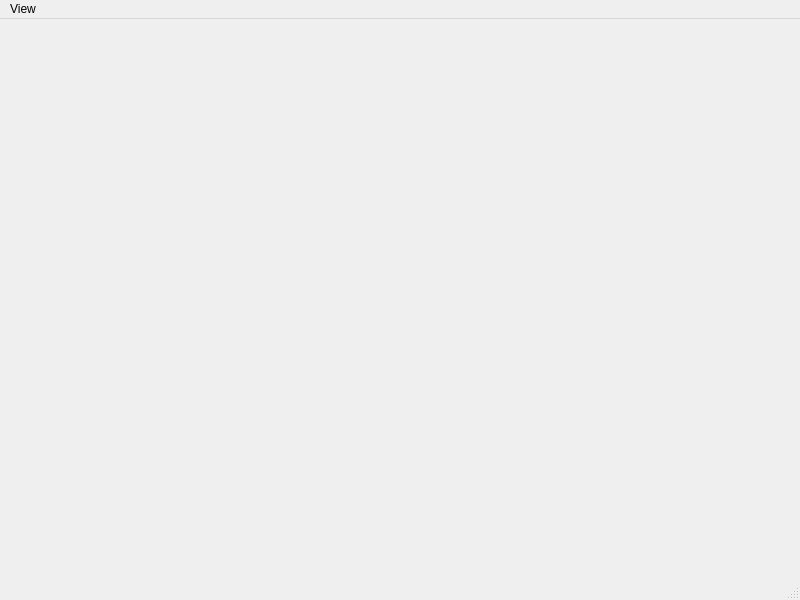
<ui version="4.0" >
 <class>MagnifierWindow</class>
 <widget class="QMainWindow" name="MagnifierWindow" >
  <property name="geometry" >
   <rect>
    <x>0</x>
    <y>0</y>
    <width>800</width>
    <height>600</height>
   </rect>
  </property>
  <property name="windowTitle" >
   <string>PPI Magnifier</string>
  </property>
  <widget class="QWidget" name="centralwidget" />
  <widget class="QMenuBar" name="menubar" >
   <property name="geometry" >
    <rect>
     <x>0</x>
     <y>0</y>
     <width>800</width>
     <height>22</height>
    </rect>
   </property>
   <widget class="QMenu" name="menuView_" >
    <property name="title" >
     <string>View</string>
    </property>
    <addaction name="actionViewZoomIn_" />
    <addaction name="actionViewZoomOut_" />
    <addaction name="actionViewPanLeft_" />
    <addaction name="actionViewPanRight_" />
    <addaction name="actionViewPanUp_" />
    <addaction name="actionViewPanDown_" />
    <addaction name="separator" />
    <addaction name="actionViewToggleShowCursorPosition_" />
    <addaction name="actionViewTogglePhantomCursor_" />
    <addaction name="actionViewToggleOutline_" />
    <addaction name="actionViewToggleToolbar_" />
   </widget>
   <addaction name="menuView_" />
  </widget>
  <widget class="QStatusBar" name="statusbar" />
  <action name="actionViewZoomIn_" >
   <property name="icon" >
    <iconset resource="../guiIcons.qrc" >:/zoomIn.png</iconset>
   </property>
   <property name="text" >
    <string>Zoom In</string>
   </property>
   <property name="toolTip" >
    <string>Increase magnification</string>
   </property>
   <property name="shortcut" >
    <string>I</string>
   </property>
  </action>
  <action name="actionViewZoomOut_" >
   <property name="icon" >
    <iconset resource="../guiIcons.qrc" >:/zoomOut.png</iconset>
   </property>
   <property name="text" >
    <string>Zoom Out</string>
   </property>
   <property name="toolTip" >
    <string>Reduce magnification</string>
   </property>
   <property name="shortcut" >
    <string>O</string>
   </property>
  </action>
  <action name="actionViewPanLeft_" >
   <property name="icon" >
    <iconset resource="../guiIcons.qrc" >:/leftArrow.png</iconset>
   </property>
   <property name="text" >
    <string>Pan Left</string>
   </property>
   <property name="shortcut" >
    <string>Left</string>
   </property>
  </action>
  <action name="actionViewPanRight_" >
   <property name="icon" >
    <iconset resource="../guiIcons.qrc" >:/rightArrow.png</iconset>
   </property>
   <property name="text" >
    <string>Pan Right</string>
   </property>
   <property name="shortcut" >
    <string>Right</string>
   </property>
  </action>
  <action name="actionViewPanUp_" >
   <property name="icon" >
    <iconset resource="../guiIcons.qrc" >:/upArrow.png</iconset>
   </property>
   <property name="text" >
    <string>Pan Up</string>
   </property>
   <property name="shortcut" >
    <string>Up</string>
   </property>
  </action>
  <action name="actionViewPanDown_" >
   <property name="icon" >
    <iconset resource="../guiIcons.qrc" >:/downArrow.png</iconset>
   </property>
   <property name="text" >
    <string>Pan Down</string>
   </property>
   <property name="shortcut" >
    <string>Down</string>
   </property>
  </action>
  <action name="actionViewToggleShowCursorPosition_" >
   <property name="checkable" >
    <bool>true</bool>
   </property>
   <property name="checked" >
    <bool>true</bool>
   </property>
   <property name="icon" >
    <iconset resource="../guiIcons.qrc" >:/showCursorPosition.png</iconset>
   </property>
   <property name="text" >
    <string>Hide Cursor Position</string>
   </property>
  </action>
  <action name="actionViewTogglePhantomCursor_" >
   <property name="checkable" >
    <bool>true</bool>
   </property>
   <property name="checked" >
    <bool>true</bool>
   </property>
   <property name="icon" >
    <iconset resource="../guiIcons.qrc" >:/phantomCursorOn.png</iconset>
   </property>
   <property name="text" >
    <string>Hide Phantom Cursor</string>
   </property>
   <property name="shortcut" >
    <string>C</string>
   </property>
  </action>
  <action name="actionViewToggleOutline_" >
   <property name="checkable" >
    <bool>true</bool>
   </property>
   <property name="checked" >
    <bool>true</bool>
   </property>
   <property name="text" >
    <string>Show Magnification Outline</string>
   </property>
   <property name="shortcut" >
    <string>CTRL+O</string>
   </property>
  </action>
  <action name="actionViewToggleToolbar_" >
   <property name="checkable" >
    <bool>true</bool>
   </property>
   <property name="checked" >
    <bool>true</bool>
   </property>
   <property name="text" >
    <string>Show Toolbar</string>
   </property>
   <property name="shortcut" >
    <string>CTRL+T</string>
   </property>
  </action>
 </widget>
 <resources>
  <include location="../guiIcons.qrc" />
 </resources>
 <connections/>
</ui>
